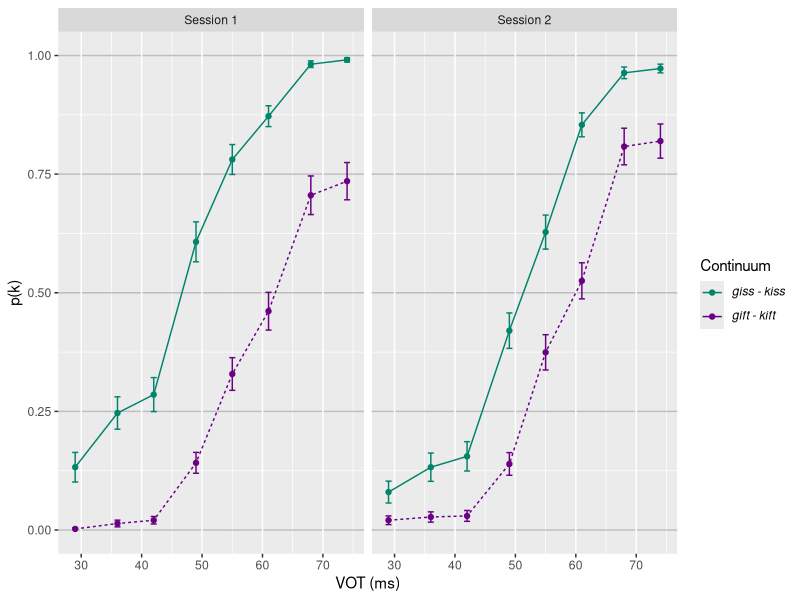

The R script that drew this image:
## ---- chunk 1
knitr::opts_chunk$set(echo = TRUE)
## ---- chunk 2
library(tidyverse)
library(here)
## ---- chunk 3
demographics = read.csv(here("rmarkdown", "giovannone2022", "TIMETIME-Demographics.csv"), stringsAsFactors = TRUE)
ganong = read.csv(here("rmarkdown", "giovannone2022", "TIMETIME-Ganong.csv"), stringsAsFactors = TRUE)
## ---- chunk 4
# Demographic report.
demographics %>%
  filter(N.Sessions == 2) %>% 
  group_by(Sex) %>% 
  summarise(Count = length(ID)) # 50 women, 21 men, 2 prefer not to say.

demographics %>%
  filter(N.Sessions == 2) %>% 
  summarise(Age.Mean = round(mean(Age), digits=0), # 26 years.
            Age.SD = round(sd(Age), digits=0), # 5 years.
            Age.Min = min(Age), # 18 - 35 years.
            Age.Max = max(Age))

demographics %>% 
  group_by(N.Sessions) %>% 
  summarise(Count = length(ID)) # 73 complete both sessions.

demographics %>% 
  group_by(Headphone) %>% 
  summarise(Count = length(ID)) # All pass headphone screen.

demographics %>% 
  filter(N.Sessions == 2) %>% 
  summarise(Mean = round(mean(Days), digits=0), # 17
            SD = round(sd(Days), digits=0), # 4
            Min = min(Days), # 14
            Max = max(Days)) 
## ---- chunk 5
ganong$Continuum <- factor(ganong$Continuum, levels=c("giss", "gift"))

# Summary by ID.
ganong.summary.ID <- ganong %>%
  filter(N.Sessions == 2) %>% 
  group_by(ID, Session, Continuum, VOT) %>%
  summarise(Mean.K = mean(Response)) 
ganong.summary.ID <- droplevels(ganong.summary.ID) # Confirm n = 73.

# Summary over ID.
ganong.summary <- ganong.summary.ID %>%
  group_by(Session, Continuum, VOT) %>%
  summarise(K.Mean = mean(Mean.K),
            K.SE = sd(Mean.K)/(sqrt(length(Mean.K))))

# Plot.
labels.Session <- c(`1` = "Session 1", `2` = "Session 2")
ganong.plot <- ggplot(ganong.summary, aes(x=VOT, y=K.Mean, group=Continuum, color=Continuum)) +
  #theme_cowplot(font_size=20) +
  geom_point() +
  geom_line(aes(linetype=Continuum), size=0.5, show.legend = FALSE) +
  geom_errorbar(aes(y = K.Mean, ymin = K.Mean-K.SE, ymax = K.Mean+K.SE), width = 1) +
  ylim(0, 1) +
  labs(x="VOT (ms)", y = "p(k)") +
  scale_color_manual(values=c("#00846b", "#6a0084"),
                     labels = c(expression(italic("giss - kiss")),
                                expression(italic("gift - kift")))) +
  theme(legend.text.align = 0) +
  theme(panel.grid.major.y = element_line(colour="grey")) +
  facet_wrap(. ~ Session, labeller=labeller(Session = labels.Session))
ganong.plot

